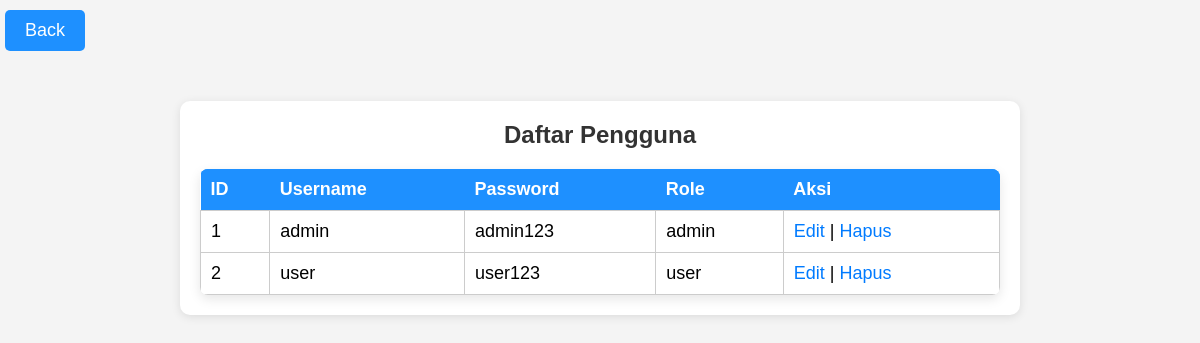
/pengguna (signed in), run on the app's committed database.
### tables this page shows
CREATE TABLE users (
        id INTEGER PRIMARY KEY AUTOINCREMENT,
        username TEXT UNIQUE NOT NULL,
        password TEXT NOT NULL,
        role TEXT NOT NULL CHECK(role IN ('admin', 'user'))
    );

### app.py (the view)
@app.route('/pengguna')
def pengguna():
    if session.get('role') != 'admin':
        flash("Akses ditolak")
        return redirect(url_for('index'))  # Redirect ke halaman utama atau login
    conn = get_db()
    users = conn.execute('SELECT * FROM users').fetchall()
    conn.close()
    return render_template('pengguna.html', users=users)

### app.py (called while the page is built)
def get_db():
    conn = sqlite3.connect('database.db')
    conn.row_factory = sqlite3.Row
    return conn

### templates/pengguna.html
{% extends "layout.html" %}
{% block content %}
<div class="pengguna-back">
    <a href="{{ url_for('admin_dashboard') }}" class="btn-back">Back</a>
</div>
<section class="pengguna-container">
    <h2>Daftar Pengguna</h2>
    <table class="pengguna-table">
        <thead>
            <tr>
                <th scope="col">ID</th>
                <th scope="col">Username</th>
                <th scope="col">Password</th>
                <th scope="col">Role</th>
                <th scope="col">Aksi</th>
            </tr>
        </thead>
        <tbody>
            {% for user in users %}
            <tr>
                <td>{{ user[0] }}</td>
                <td>{{ user[1] }}</td>
                <td>{{ user[2] }}</td>
                <td>{{ user[3] }}</td>
                <td>
                    <a href="{{ url_for('edit_pengguna', id=user[0]) }}" class="edit-link">Edit</a> |
                    <a href="/hapus-pengguna/{{ user[0] }}" onclick="return confirm('Yakin?')">Hapus</a>
                </td>
            </tr>
            {% endfor %}
        </tbody>
    </table>
</section>
{% endblock %}

### static/style.css (style rules this page uses)
table { width: 90%; border-collapse: collapse; background-color: white; box-shadow: 0 4px 12px rgba(0, 0, 0, 0.1); border-radius: 40px; overflow: hidden; margin-top: 20px; margin-left: 52px; font-family: Arial, sans-serif; font-size: 18px; }
thead { background-color: dodgerblue; color: #ffffff; text-align: center; }
th, td { padding: 14px 16px; border-bottom: 0px solid #e0e0e0; }
tbody tr:nth-child(even) { background-color: white; }
body { font-family: Arial, sans-serif; background-color: #f4f4f4; margin: 0; padding: 0; }
h2 { text-align: center; color: #333; }
.btn-back { display: inline-block; padding: 10px 20px; background-color: dodgerblue; color: white; text-align: center; text-decoration: none; border-radius: 5px; font-size: 18px; transition: background-color 0.3s ease; }
.pengguna-container, .pengguna-container h2, .pengguna-container table, .pengguna-container th, .pengguna-container td { margin: 0; padding: 0; }
.pengguna-container { background-color: #fff; border-radius: 10px; box-shadow: 0 2px 10px rgba(0, 0, 0, 0.1); max-width: 800px; margin: 50px auto; padding: 20px; }
.pengguna-container h2 { text-align: center; color: #333; margin-bottom: 20px; }
.pengguna-container .pengguna-table { width: 100%; border-collapse: collapse; border-radius: 8px; }
.pengguna-container th { background-color: dodgerblue; color: white; padding: 10px; text-align: left; }
.pengguna-container td { padding: 10px; border: 1px solid #ccc; }
.pengguna-container a { color: #007bff; text-decoration: none; }
.pengguna-back { text-align: left; margin-top: 10px; margin-left: 5px; }

### data on the page
users: id "1", username "admin", password "admin123", role "admin"
users: id "2", username "user", password "user123", role "user"
